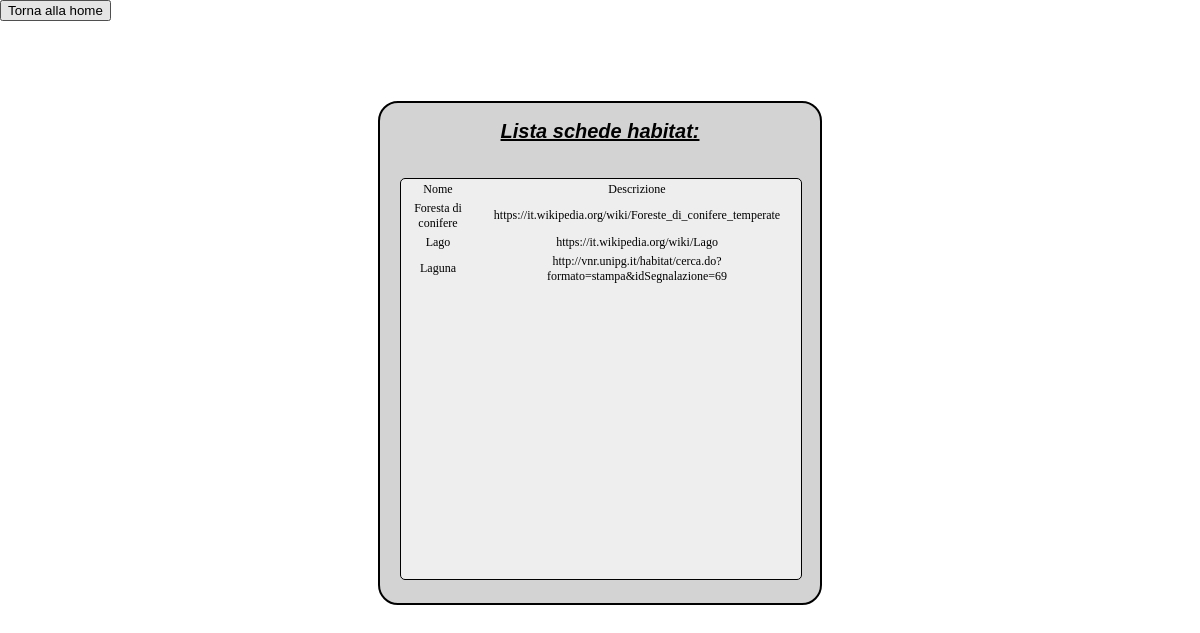
/File/listaSchedeHabitat.php, run on the app's committed database.
### tables this page shows
CREATE TABLE HABITAT(
	nome VARCHAR(200) PRIMARY KEY,
    descrizione VARCHAR(200)
    
);

### File/listaSchedeHabitat.php (the view, shortened to what this page needs)
<!DOCTYPE html>
<html lang="en" dir="ltr">
  <head>
    <link rel="stylesheet" type="text/css" href="css/listaschedehabitat.css">
  </head>
  <body>
    <input type="button" onclick="location.href='Profilo.php'" value="Torna alla home"/>
    <div id="contenitore">
      <h1>Lista schede habitat: </h1><br>
        <div class="testo">
          <?php
            $db=mysqli_connect('localhost','root','Nico1998','progetto') or die("Impossibile connettersi al database");
            $listahabitat = mysqli_query($db,"SELECT Nome,Descrizione FROM habitat");
            $all_habit = array();
            echo '<table class="data-table">
            <tr class="data-heading">';
            while ($habitat = mysqli_fetch_field($listahabitat)) {
              echo '<td>' . $habitat->name . '</td>';
                array_push($all_habit, $habitat->name);
              }
              echo '</tr>';
            while ($row = mysqli_fetch_array($listahabitat)) {
              echo "<tr>";
              foreach ($all_habit as $item) {
                echo '<td>' . $row[$item] . '</td>';
                }
                    echo '</tr>';
              }
                  echo "</table>";
            ?>
        </div>
  </div>
  </body>
</html>

### File/css/listaschedehabitat.css (style rules this page uses)
body { background-image: url(https://www.visitrovereto.it/wp-content/uploads/2018/06/Vallagarina-in-un-click_Lago-di-Cei_Andrea-Miorandi-Copia-per-il-web.jpg); background-position: center; background-repeat: no-repeat; background-size: cover; }
h1 { font-size: 20px; color: black; font-family: "Lucida Sans Unicode", sans-serif; font-style: oblique; text-align: center; font-size: 20px; text-decoration: underline; line-height: 30px; }
body, html { height: 100%; margin: 0; overflow: auto; }
#contenitore { position: relative; width: 400px; height: 500px; z-index: 15; top: 10%; margin-right: auto; margin-left: auto; background-color: lightgrey; border: 2px solid black; border-radius: 20px; padding-left: 20px; padding-right: 20px; }
.testo { width: 100%; height: 80%; border-radius: 5px; text-align: center; font-size: 20px; overflow: Auto; background-color: #EEEEEE; color: #000000; font: Normal 12px Verdana; border: Solid 1px #000000; border-radius: 5px; scrollbar-base-color: #000000; scrollbar-arrow-color: #CCCCCC; scrollbar-track-color: #CCCCCC; }

### data on the page
habitat: nome "Foresta di conifere", descrizione "https://it.wikipedia.org/wiki/Foreste_di_conifere_temperate"
habitat: nome "Lago", descrizione "https://it.wikipedia.org/wiki/Lago"
habitat: nome "Laguna", descrizione "http://vnr.unipg.it/habitat/cerca.do?formato=stampa&idSegnalazione=69"

### other printed values
$habitat->name "Nome"
$habitat->name "Descrizione"
